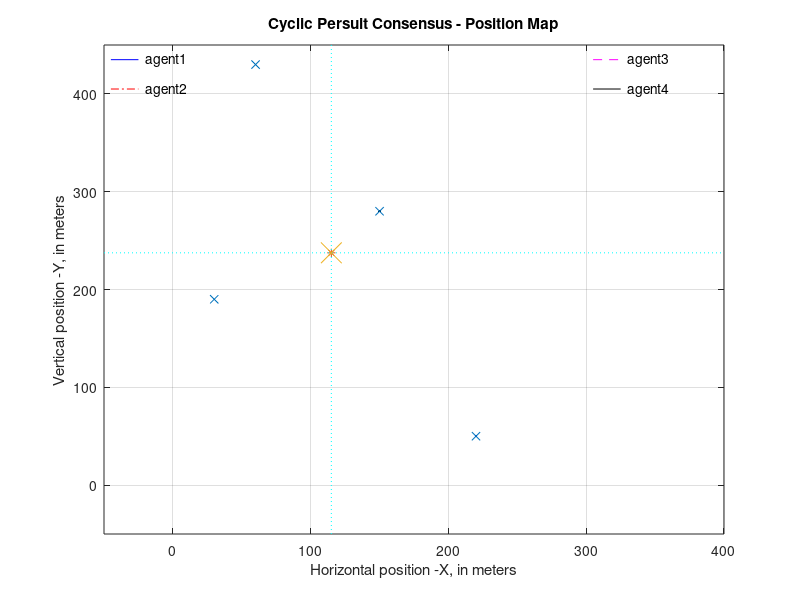
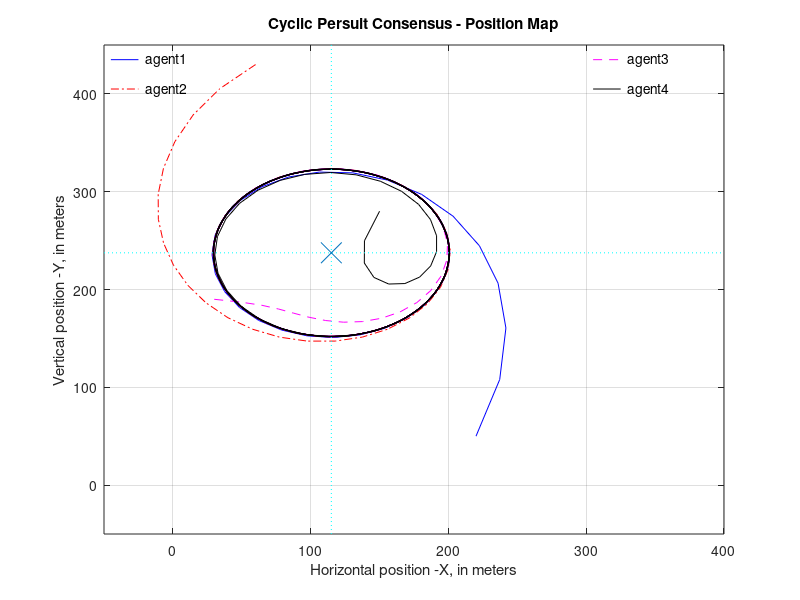

These charts were generated, in order, by the following MATLAB code:
%%%%%%%%%%%% %%%%%%%%%%%%%%%%%%%%%%%%%%%%%%%%%%%%%%%%%%%%%%%%%%%%%%%%%%%%%%
%%%%%%%%%%%%       Submitted By - Subham (MT19AMD007)      %%%%%%%%%%%%%%%%
%%%%%%%%%%%%%%%%%%%%%%%%%%%%%%%%%%%%%%%%%%%%%%%%%%%%%%%%%%%%%%%%%%%%%%%%%%%


clc
clear
close all

no_agents=4; %Number of agents
kv=1;
%% Task 1 - uncomment this section for taks 1

% ini_values = [10;30;300;50;350;390;40;300]; %[x1 y1 x2 y2 ...... xn yn]
% x0= [ini_values(1) ini_values(3) ini_values(5) ini_values(7)];
% y0= [ini_values(2) ini_values(4) ini_values(6) ini_values(8)];


%% Task 2 - uncomment this section for taks 2

ini_values = [220 50 60 430 30 190 150 280];  % [x1 y1 x2 y2 ...... xn yn]
x0= [ini_values(1) ini_values(3) ini_values(5) ini_values(7)];
y0= [ini_values(2) ini_values(4) ini_values(6) ini_values(8)];



%% 
alpha=pi/no_agents;
omega=2*sin(alpha);
aa=[cos(alpha) sin(alpha); -sin(alpha) cos(alpha)];


x_center=mean(x0);
y_center=mean(y0);

radius_i=zeros([1 no_agents]);
for i=1:no_agents
    radius_i(i)=sqrt((x_center-x0(i))^2 + (y_center-y0(i))^2);
end


a_temp=zeros(no_agents,no_agents);
temp=1;
for i=1:no_agents
    for j=1:no_agents
        if j==temp
            a_temp(i,j)=-1;
            if j==no_agents
                a_temp(i,1)=1;
            else
                a_temp(i,j+1)=1;
            end
        end
    end
    temp=temp+1;
end
A=kv*kron(a_temp,aa);
B = zeros(8,1); D = zeros(8,1);
C=eye(2*no_agents);
sys = ss(A,B,C,D);
[y, t, states_values]=initial(sys,ini_values);

% Velocity
V=A*states_values(end,:)';
v=zeros(1,no_agents);
for i=2:2:2*no_agents
    v(i/2)=sqrt(V(i-1)^2 + V(i)^2);
end
%Radius
R=abs(v(1)/omega);

% Animation
figure("name", "Subham (MT19AMD007)", "numbertitle", "off")
for i=1:length(t)/100 %iterations are reduced to show the animation becasue it is taking time
    hold off
    plot(states_values(1:i,1),states_values(1:i,2),'b',states_values(1:i,3),states_values(1:i,4),....
        'r-.',states_values(1:i,5),states_values(1:i,6),'m--',states_values(1:i,7),states_values(1:i,8),...
        'k',x0,y0,'x',x_center,y_center,'*')
    axis([-50 400 -50 450])
    grid on
    box on
    xlabel('Horizontal position -X, in meters');
    ylabel('Vertical position -Y, in meters');
    title('Cyclic Persuit Consensus - Position Map');
    hold on

    plot([-45,-25],[435,435],"b"); text(-20,435,'agent1');
    plot([-45,-25],[405,405],"r-."); text(-20,405,'agent2');
    plot([305,325],[435,435],"m--"); text(330,435,'agent3');
    plot([305,325],[405,405],"k"); text(330,405,'agent4');
    
    min_max_axis = axis;
    
    plot([min_max_axis(1), min_max_axis(2)],[y_center, y_center],'c:');
    plot([x_center, x_center],[min_max_axis(3), min_max_axis(4)],'c:');
    plot(x_center,y_center,'x', "MarkerSize",15);
    
    drawnow
end

% Final Result
figure("name", "Subham (MT19AMD007)", "numbertitle", "off")
hold on;
plot(states_values(:,1),states_values(:,2),"b",states_values(:,3),states_values(:,4),....
    "r-.",states_values(:,5),states_values(:,6),"m--",states_values(:,7),states_values(:,8),"k");
axis([-50 400 -50 450])
grid on
box on
xlabel('Horizontal position -X, in meters');
ylabel('Vertical position -Y, in meters');
title('Cyclic Persuit Consensus - Position Map');

min_max_axis = axis;
plot([min_max_axis(1), min_max_axis(2)],[y_center, y_center],'c:');
plot([x_center, x_center],[min_max_axis(3), min_max_axis(4)],'c:');
plot(x_center,y_center,'x', "MarkerSize",15);

%legents
plot([-45,-25],[435,435],"b"); text(-20,435,'agent1');
plot([-45,-25],[405,405],"r-."); text(-20,405,'agent2');
plot([305,325],[435,435],"m--"); text(330,435,'agent3');
plot([305,325],[405,405],"k"); text(330,405,'agent4');